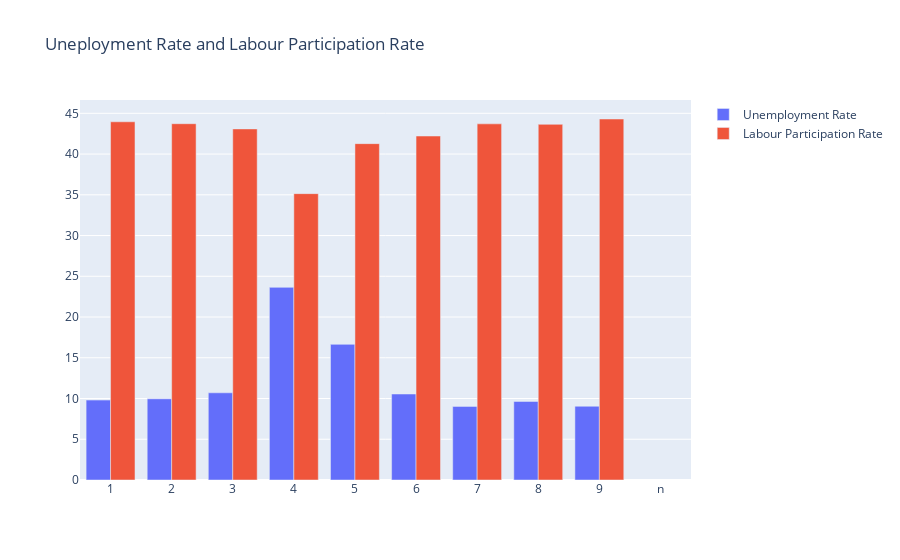

Notebook source saved alongside this figure:
### Code cell
month = IND.month_int
unemployment_rate = IND[' Estimated Unemployment Rate (%)']
labour_participation_rate = IND[' Estimated Labour Participation Rate (%)']
fig = go.Figure()
fig.add_trace(go.Bar(x = month, y = unemployment_rate, name= "Unemployment Rate"))
fig.add_trace(go.Bar(x = month, y = labour_participation_rate, name= "Labour Participation Rate"))
fig.update_layout(title="Uneployment Rate and Labour Participation Rate")
fig.show()

### Figure 1 — Plotly figure (JSON) as saved in the notebook; plotly's stock layout.template omitted (floating-point values rounded to 4 significant figures)
{"data": [{"name": "Unemployment Rate", "type": "bar", "x": ["1", "2", "3", "4", "5", "6", "7", "8", "9", "n"], "y": [9.806, 9.965, 10.7, 23.64, 16.65, 10.55, 9.034, 9.638, 9.052, null]}, {"name": "Labour Participation Rate", "type": "bar", "x": ["1", "2", "3", "4", "5", "6", "7", "8", "9", "n"], "y": [43.96, 43.72, 43.08, 35.14, 41.28, 42.21, 43.71, 43.65, 44.3, null]}], "layout": {"title": {"text": "Uneployment Rate and Labour Participation Rate"}}}
